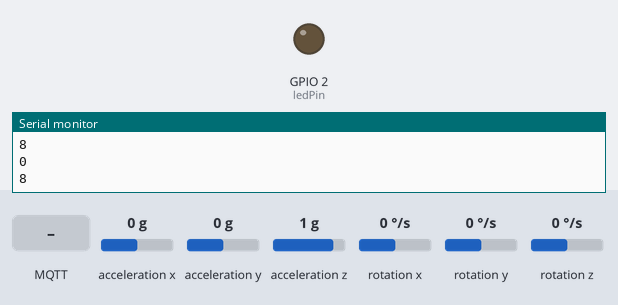
Recording of a sketch running on a simulated ESP8266 (NodeMCU). Parts: output pins drawn as LEDs (lit = HIGH), the last lines printed to the serial monitor. Wiring (inferred from the names in the program): MPU-6050 motion sensor at I2C address 0x68. Dashed ring = blinking. Inputs (shaded band) come from the test bench; at power-on: acceleration z 1 g, acceleration x 0 g, acceleration y 0 g, rotation x 0 °/s, rotation y 0 °/s, rotation z 0 °/s. WiFi joins after 1.5 s; servers stay silent unless stated; no MQTT or app messages arrive unless stated.

Above: at 2.7 s.
2.8 s: acceleration z set to 0.5 g
4.3 s: acceleration z set to 0.2 g
At 4.41 s:
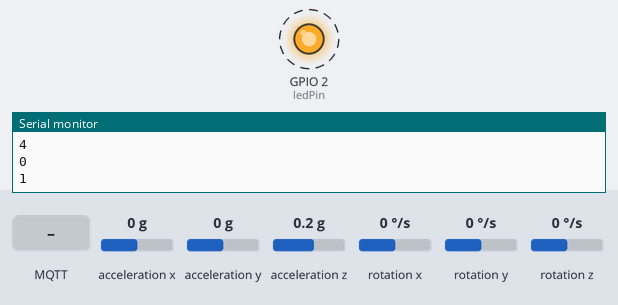
10.3 s: MQTT message "OFF" arrives on the first subscribed topic
13.3 s: acceleration x set to -0.3 g
At 13.3 s:
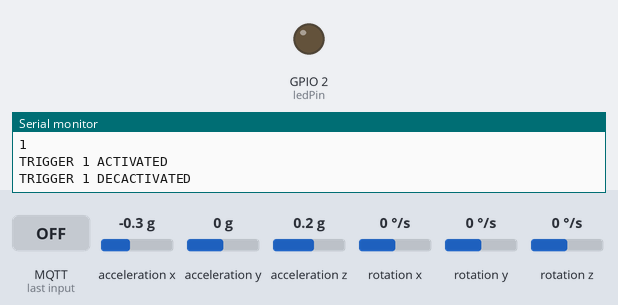
14.8 s: acceleration x set to 0 g
At 14.9 s:
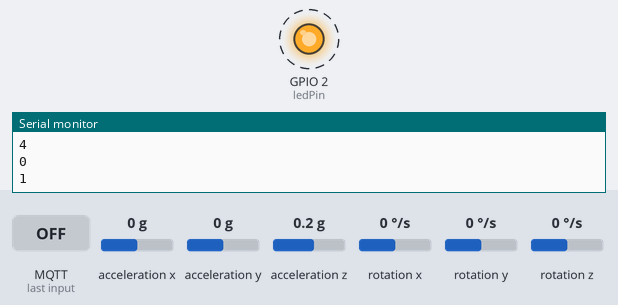
Timing chart, 0 to 18.8 s (numbered marks = the images above; inputs shaded):
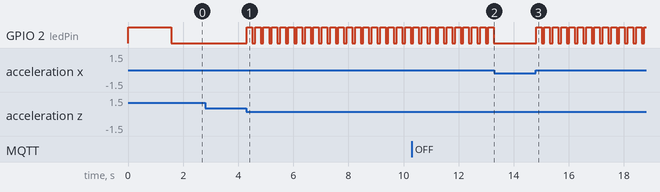

The sketch:

arduino.ino
```cpp
#include <ESP8266WiFi.h>
#include <PubSubClient.h>
#include <Wire.h>


const int MPU_addr = 0x68;  // I2C address of the MPU-6050
int16_t AcX, AcY, AcZ, Tmp, GyX, GyY, GyZ;
float ax = 0, ay = 0, az = 0, gx = 0, gy = 0, gz = 0;
boolean fall = false;      //stores if a fall has occurred
boolean trigger1 = false;  //stores if first trigger (lower threshold) has occurred
boolean trigger2 = false;  //stores if second trigger (upper threshold) has occurred
boolean trigger3 = false;  //stores if third trigger (orientation change) has occurred
byte trigger1count = 0;    //stores the counts past since trigger 1 was set true
byte trigger2count = 0;    //stores the counts past since trigger 2 was set true
byte trigger3count = 0;    //stores the counts past since trigger 3 was set true
int angleChange = 0;

// Thông tin WiFi của bạn
const char* ssid = "Context Holder";
const char* password = "toilakhiem";

// Thông tin MQTT broker
const char* mqtt_server = "192.168.205.214"; // Thay bằng địa chỉ IP của máy chủ Mosquitto
const char* mqtt_topic = "fall/toppic";
WiFiClient espClient;
PubSubClient client(espClient);

// Khai báo chân GPIO cho LED
const int ledPin = 2; // D4 trên ESP8266

void setup_wifi() {
  delay(10);
  Serial.println();
  Serial.print("Connecting to ");
  Serial.println(ssid);

  WiFi.begin(ssid, password);

  while (WiFi.status() != WL_CONNECTED) {
    delay(500);
    Serial.print(".");
  }

  Serial.println("");
  Serial.println("WiFi connected");
  Serial.println("IP address: ");
  Serial.println(WiFi.localIP());
}

void callback(char* topic, byte* payload, unsigned int length) {
  Serial.print("Message arrived [");
  Serial.print(topic);
  Serial.print("] ");

  String message;
  for (unsigned int i = 0; i < length; i++) {
    message += (char)payload[i];
  }
  Serial.println(message);

  // Kiểm tra thông điệp và điều khiển LED
  if (message == "ON") {
    digitalWrite(ledPin, LOW); // LED bật (thường LOW là bật với ESP8266)
  } else if (message == "OFF") {
    digitalWrite(ledPin, HIGH); // LED tắt (thường HIGH là tắt với ESP8266)
  }
}

void reconnect() {
  while (!client.connected()) {
    Serial.print("Attempting MQTT connection...");
    if (client.connect("ESP8266Client")) {
      Serial.println("connected");
      client.subscribe("test/topic"); // Thay bằng tên topic của bạn
    } else {
      Serial.print("failed, rc=");
      Serial.print(client.state());
      Serial.println(" try again in 5 seconds");
      delay(5000);
    }
  }
}

void setup() {
  Serial.begin(115200);
  pinMode(ledPin, OUTPUT);
  Wire.begin();
  Wire.beginTransmission(MPU_addr);
  Wire.write(0x6B);  // PWR_MGMT_1 register
  Wire.write(0);     // set to zero (wakes up the MPU-6050)
  Wire.endTransmission(true); digitalWrite(ledPin, HIGH); // Tắt LED ban đầu
  setup_wifi();
  client.setServer(mqtt_server, 1883);
  client.setCallback(callback);
}

void loop() {
  if (!client.connected()) {
    reconnect();
  }
  client.loop();
  mpu_read();

  ax = (AcX - 2050) / 16384.00;
  ay = (AcY - 77) / 16384.00;
  az = (AcZ - 1947) / 16384.00;
  gx = (GyX + 270) / 131.07;
  gy = (GyY - 351) / 131.07;
  gz = (GyZ + 136) / 131.07;
  // calculating Amplitute vactor for 3 axis
  float Raw_Amp = pow(pow(ax, 2) + pow(ay, 2) + pow(az, 2), 0.5);
  int Amp = Raw_Amp * 10;  // Mulitiplied by 10 bcz values are between 0 to 1
  Serial.println(fall);
  Serial.println(Amp);
  digitalWrite(LED_BUILTIN, LOW);
  if (Amp <= 2 && trigger2 == false) {  //if AM breaks lower threshold (0.4g)
    trigger1 = true;                    // Bật đèn LED để chỉ ra rằng MPU6050 vẫn được kết nối
    digitalWrite(LED_BUILTIN, HIGH);
    delay(200);
    digitalWrite(LED_BUILTIN, LOW);
    Serial.println("TRIGGER 1 ACTIVATED");

    client.publish(mqtt_topic, "TRIGGER 1 ACTIVATED");
  }
  if (trigger1 == true) {
    trigger1count++;
    if (Amp >= 12) {  //if AM breaks upper threshold (3g)
      trigger2 = true;
      Serial.println("TRIGGER 2 ACTIVATED");

      client.publish(mqtt_topic, "TRIGGER 2 ACTIVATED");
      trigger1 = false;
      trigger1count = 0;
    }
  }
  if (trigger2 == true) {
    trigger2count++;
    angleChange = pow(pow(gx, 2) + pow(gy, 2) + pow(gz, 2), 0.5);
    Serial.println(angleChange);
    if (angleChange >= 30 && angleChange <= 400) {  //if orientation changes by between 80-100 degrees
      trigger3 = true;
      trigger2 = false;
      trigger2count = 0;
      Serial.println(angleChange);fall = true;

      client.publish(mqtt_topic, "TRIGGER 3 ACTIVATED");
      Serial.println("TRIGGER 3 ACTIVATED");
    }
  }
  if (trigger3 == true) {
    trigger3count++;
    if (trigger3count >= 10) {
      angleChange = pow(pow(gx, 2) + pow(gy, 2) + pow(gz, 2), 0.5);
      //delay(10);
      Serial.println(angleChange);
      if ((angleChange >= 0) && (angleChange <= 10)) {  //if orientation changes remains between 0-10 degrees
        fall = true;
        trigger3 = false;
        trigger3count = 0;
        Serial.println(angleChange);
      } else {  //user regained normal orientation
        trigger3 = false;
        trigger3count = 0;
        Serial.println("TRIGGER 3 DEACTIVATED");
      }
    }
  }
  if (fall == true) {  //in event of a fall detection
    Serial.println("FALL DETECTED");
    client.publish(mqtt_topic, "1");
    fall = false;
  }
  if (trigger2count >= 6) {  //allow 0.5s for orientation change
    trigger2 = false;
    trigger2count = 0;
    Serial.println("TRIGGER 2 DECACTIVATED");
  }
  if (trigger1count >= 6) {  //allow 0.5s for AM to break upper threshold
    trigger1 = false;
    trigger1count = 0;
    Serial.println("TRIGGER 1 DECACTIVATED");
  }
  delay(100);
}


void mpu_read() {
  Wire.beginTransmission(MPU_addr);
  Wire.write(0x3B);  // starting with register 0x3B (ACCEL_XOUT_H)
  Wire.endTransmission(false);
  Wire.requestFrom((uint8_t)MPU_addr, (size_t)14, (bool)true);  // request a total of 14 registers
  AcX = Wire.read() << 8 | Wire.read();                         // 0x3B (ACCEL_XOUT_H) & 0x3C (ACCEL_XOUT_L)
  AcY = Wire.read() << 8 | Wire.read();                         // 0x3D (ACCEL_YOUT_H) & 0x3E (ACCEL_YOUT_L)
  AcZ = Wire.read() << 8 | Wire.read();                         // 0x3F (ACCEL_ZOUT_H) & 0x40 (ACCEL_ZOUT_L)
  Tmp = Wire.read() << 8 | Wire.read();                         // 0x41 (TEMP_OUT_H) & 0x42 (TEMP_OUT_L)
  GyX = Wire.read() << 8 | Wire.read();                         // 0x43 (GYRO_XOUT_H) & 0x44 (GYRO_XOUT_L)
  GyY = Wire.read() << 8 | Wire.read();                         // 0x45 (GYRO_YOUT_H) & 0x46 (GYRO_YOUT_L)
  GyZ = Wire.read() << 8 | Wire.read();                         // 0x47 (GYRO_ZOUT_H) & 0x48 (GYRO_ZOUT_L)
}
```

Measured:
- the behaviour switches between 0.4 and 0.3 g on acceleration z (found by bisection; images 0 and 1)
- the behaviour switches between -0.1 and -0.2 g on acceleration x (found by bisection; images 1 and 2)
- after the input at 4.3 s, GPIO 2 (ledPin): alternates HIGH for 0.20 s and LOW for 0.10 s, starting at once
- after the input at 13.3 s, GPIO 2 (ledPin): stops changing and stays LOW
- after the input at 14.8 s, GPIO 2 (ledPin): alternates HIGH for 0.20 s and LOW for 0.10 s, starting at once
